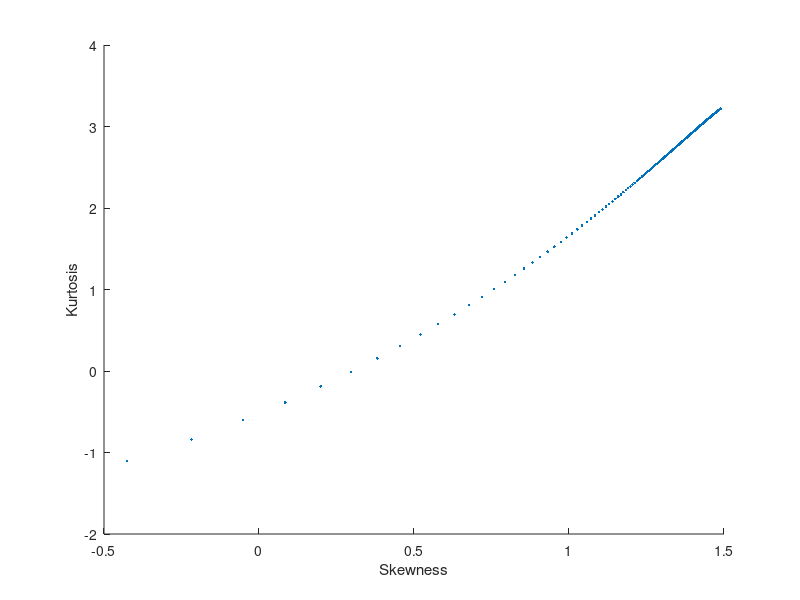

This figure's MATLAB source:
clc; close all; clear;

% Script to output the theoretical relationship between skewness and
% kurtosis for the lognormal family of distributions.

sigma = linspace(0,1,1000);

for i = 1:length(sigma)
    sk(i) = (exp(sigma(i)^2) + 2)*(sqrt(exp(sigma(i)^2) - 1));
    ku(i) = exp(4*sigma(i)^2) + 2*exp(3*sigma(i)^2) + 3*exp(2*sigma(i)^2) - 3;
end

% Weibull family: generate theoretical skewness and kurtosis
kWbl = linspace(0.5,100,1000);
gF = 0.2;
for i = 1:length(kWbl)
    skWbl(i) = (gF*(1+3/kWbl(i)) - 3*gF*(1+1/kWbl(i))*gF*(1+2/kWbl(i)) + 2*gF^3*(1+1/kWbl(i))) ./ ...
        (gF*(1+2/kWbl(i)) - gF^2*(1+1/kWbl(i)))^(3/2);
    kuWbl(i) = ( gF*(1+4/kWbl(i)) - 4*gF*(1+1/kWbl(i))*gF*(1+3/kWbl(i)) + 6*gF^2*(1+1/kWbl(i))*gF*(1+2/kWbl(i)) - 3*gF^4*(1+1/kWbl(i))) ./ ...
       ((gF*(1+2/kWbl(i)) - gF^2*(1+1/kWbl(i)))^2);
end

%%
figure;
scatter(skWbl,kuWbl,'.');
% xlim([0 3]);
xlabel('Skewness');
% ylim([0 10]);
ylabel('Kurtosis');